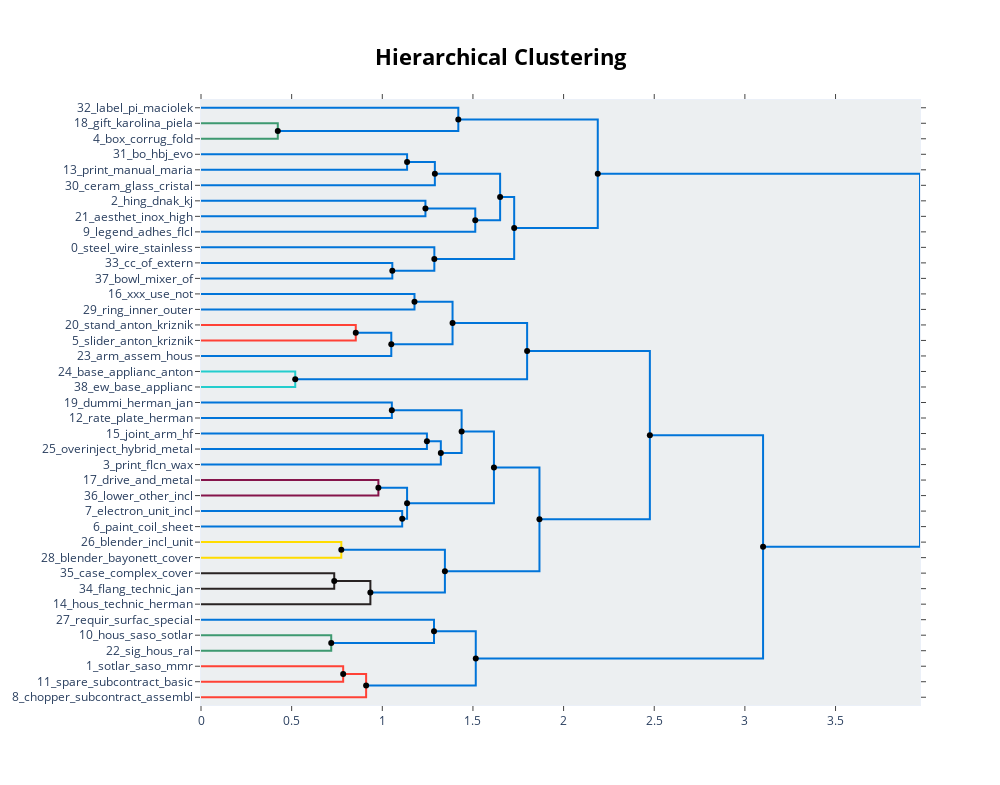

Here is the notebook cell this chart was saved with:
### Code cell
topic_model.visualize_hierarchy(hierarchical_topics=hierarchical_topics)

### Figure 1 — Plotly figure (JSON) as saved in the notebook; plotly's stock layout.template omitted (floating-point values rounded to 4 significant figures)
{"data": [{"hoverinfo": "text", "marker": {"color": "rgb(61,153,112)"}, "mode": "lines", "text": ["gift_karolina_piela_corrug_fold", "", "", "box_corrug_fold_board_fcpr"], "type": "scatter", "x": [0, 0.4236, 0.4236, 0], "xaxis": "x", "y": [-15, -15, -25, -25], "yaxis": "y"}, {"hoverinfo": "text", "marker": {"color": "rgb(0,116,217)"}, "mode": "lines", "text": ["label_pi_maciolek_lukasz_mfw", "", "", "box_corrug_fold_board_fcpr"], "type": "scatter", "x": [0, 1.419, 1.419, 0.4236], "xaxis": "x", "y": [-5, -5, -20, -20], "yaxis": "y"}, {"hoverinfo": "text", "marker": {"color": "rgb(0,116,217)"}, "mode": "lines", "text": ["bo_hbj_evo_fcgi_sg", "", "", "print_manual_maria_anna_hcj"], "type": "scatter", "x": [0, 1.137, 1.137, 0], "xaxis": "x", "y": [-35, -35, -45, -45], "yaxis": "y"}, {"hoverinfo": "text", "marker": {"color": "rgb(0,116,217)"}, "mode": "lines", "text": ["iu_print_manual_user_procur", "", "", "print_flcn_wax_klosn_wm"], "type": "scatter", "x": [1.137, 1.29, 1.29, 0], "xaxis": "x", "y": [-40, -40, -55, -55], "yaxis": "y"}, {"hoverinfo": "text", "marker": {"color": "rgb(0,116,217)"}, "mode": "lines", "text": ["ceram_glass_cristal_undefin_spare", "", "", "print_flcn_wax_klosn_wm"], "type": "scatter", "x": [0, 1.238, 1.238, 0], "xaxis": "x", "y": [-65, -65, -75, -75], "yaxis": "y"}, {"hoverinfo": "text", "marker": {"color": "rgb(0,116,217)"}, "mode": "lines", "text": ["cc_of_extern_are_procur", "", "", "bowl_mixer_of_plastic_cube"], "type": "scatter", "x": [1.238, 1.513, 1.513, 0], "xaxis": "x", "y": [-70, -70, -85, -85], "yaxis": "y"}, {"hoverinfo": "text", "marker": {"color": "rgb(0,116,217)"}, "mode": "lines", "text": ["steel_wire_stainless_made_good", "", "", "of_bowl_cc_herman_jan"], "type": "scatter", "x": [1.29, 1.65, 1.65, 1.513], "xaxis": "x", "y": [-47.5, -47.5, -77.5, -77.5], "yaxis": "y"}, {"hoverinfo": "text", "marker": {"color": "rgb(0,116,217)"}, "mode": "lines", "text": ["aesthet_inox_high_relat_tool", "", "", "hing_dnak_kj_top_qinchao"], "type": "scatter", "x": [0, 1.055, 1.055, 0], "xaxis": "x", "y": [-105, -105, -115, -115], "yaxis": "y"}, {"hoverinfo": "text", "marker": {"color": "rgb(0,116,217)"}, "mode": "lines", "text": ["aesthet_inox_high_relat_tool", "", "", "legend_adhes_flcl_me_flw"], "type": "scatter", "x": [0, 1.287, 1.287, 1.055], "xaxis": "x", "y": [-95, -95, -110, -110], "yaxis": "y"}, {"hoverinfo": "text", "marker": {"color": "rgb(0,116,217)"}, "mode": "lines", "text": ["aesthet_inox_high_relat_tool", "", "", "legend_adhes_flcl_me_flw"], "type": "scatter", "x": [1.65, 1.727, 1.727, 1.287], "xaxis": "x", "y": [-62.5, -62.5, -102.5, -102.5], "yaxis": "y"}, {"hoverinfo": "text", "marker": {"color": "rgb(0,116,217)"}, "mode": "lines", "text": ["aesthet_inox_high_relat_tool", "", "", "legend_adhes_flcl_me_flw"], "type": "scatter", "x": [1.419, 2.189, 2.189, 1.727], "xaxis": "x", "y": [-12.5, -12.5, -82.5, -82.5], "yaxis": "y"}, {"hoverinfo": "text", "marker": {"color": "rgb(0,116,217)"}, "mode": "lines", "text": ["fcpr_box_corrug_fold_board", "", "", "legend_adhes_flcl_me_flw"], "type": "scatter", "x": [0, 1.178, 1.178, 0], "xaxis": "x", "y": [-125, -125, -135, -135], "yaxis": "y"}, {"hoverinfo": "text", "marker": {"color": "rgb(255,65,54)"}, "mode": "lines", "text": ["lower_other_incl_unit_arm", "", "", "electron_unit_incl_em_other"], "type": "scatter", "x": [0, 0.8537, 0.8537, 0], "xaxis": "x", "y": [-145, -145, -155, -155], "yaxis": "y"}, {"hoverinfo": "text", "marker": {"color": "rgb(0,116,217)"}, "mode": "lines", "text": ["paint_coil_sheet_coat_side", "", "", "electron_unit_incl_em_other"], "type": "scatter", "x": [0.8537, 1.05, 1.05, 0], "xaxis": "x", "y": [-150, -150, -165, -165], "yaxis": "y"}, {"hoverinfo": "text", "marker": {"color": "rgb(0,116,217)"}, "mode": "lines", "text": ["joint_arm_hf_ac_iii", "", "", "arm_assem_hous_lower_upper"], "type": "scatter", "x": [1.178, 1.387, 1.387, 1.05], "xaxis": "x", "y": [-130, -130, -157.5, -157.5], "yaxis": "y"}, {"hoverinfo": "text", "marker": {"color": "rgb(35,205,205)"}, "mode": "lines", "text": ["joint_arm_hf_ac_iii", "", "", "arm_assem_hous_lower_upper"], "type": "scatter", "x": [0, 0.5198, 0.5198, 0], "xaxis": "x", "y": [-175, -175, -185, -185], "yaxis": "y"}, {"hoverinfo": "text", "marker": {"color": "rgb(0,116,217)"}, "mode": "lines", "text": ["overinject_hybrid_metal_complex_alu", "", "", "drive_and_metal_cover_unit"], "type": "scatter", "x": [1.387, 1.799, 1.799, 0.5198], "xaxis": "x", "y": [-143.8, -143.8, -180, -180], "yaxis": "y"}, {"hoverinfo": "text", "marker": {"color": "rgb(0,116,217)"}, "mode": "lines", "text": ["blender_incl_unit_cpl_assembl", "", "", "blender_bayonett_cover_ii_herman"], "type": "scatter", "x": [0, 1.053, 1.053, 0], "xaxis": "x", "y": [-195, -195, -205, -205], "yaxis": "y"}, {"hoverinfo": "text", "marker": {"color": "rgb(0,116,217)"}, "mode": "lines", "text": ["flang_technic_jan_herman_complex", "", "", "case_complex_cover_technic_jan"], "type": "scatter", "x": [0, 1.246, 1.246, 0], "xaxis": "x", "y": [-215, -215, -225, -225], "yaxis": "y"}, {"hoverinfo": "text", "marker": {"color": "rgb(0,116,217)"}, "mode": "lines", "text": ["hous_technic_herman_jan_vzf", "", "", "case_technic_complex_cover_jan"], "type": "scatter", "x": [1.246, 1.323, 1.323, 0], "xaxis": "x", "y": [-220, -220, -235, -235], "yaxis": "y"}, {"hoverinfo": "text", "marker": {"color": "rgb(0,116,217)"}, "mode": "lines", "text": ["blender_cover_ii_incl_unit", "", "", "technic_jan_herman_case_gener"], "type": "scatter", "x": [1.053, 1.438, 1.438, 1.323], "xaxis": "x", "y": [-200, -200, -227.5, -227.5], "yaxis": "y"}, {"hoverinfo": "text", "marker": {"color": "rgb(133,20,75)"}, "mode": "lines", "text": ["blender_cover_ii_incl_unit", "", "", "rate_plate_herman_jan_dummi"], "type": "scatter", "x": [0, 0.9785, 0.9785, 0], "xaxis": "x", "y": [-245, -245, -255, -255], "yaxis": "y"}, {"hoverinfo": "text", "marker": {"color": "rgb(0,116,217)"}, "mode": "lines", "text": ["blender_cover_ii_incl_unit", "", "", "rate_plate_herman_jan_dummi"], "type": "scatter", "x": [0, 1.11, 1.11, 0], "xaxis": "x", "y": [-265, -265, -275, -275], "yaxis": "y"}, {"hoverinfo": "text", "marker": {"color": "rgb(0,116,217)"}, "mode": "lines", "text": ["blender_cover_ii_incl_unit", "", "", "rate_plate_herman_jan_dummi"], "type": "scatter", "x": [0.9785, 1.137, 1.137, 1.11], "xaxis": "x", "y": [-250, -250, -270, -270], "yaxis": "y"}, {"hoverinfo": "text", "marker": {"color": "rgb(0,116,217)"}, "mode": "lines", "text": ["ew_base_applianc_kriznik_anton", "", "", "base_applianc_anton_kriznik_tw"], "type": "scatter", "x": [1.438, 1.616, 1.616, 1.137], "xaxis": "x", "y": [-213.8, -213.8, -260, -260], "yaxis": "y"}, {"hoverinfo": "text", "marker": {"color": "rgb(255,220,0)"}, "mode": "lines", "text": ["base_applianc_ew_anton_kriznik", "", "", "dummi_herman_jan_base_applianc"], "type": "scatter", "x": [0, 0.7739, 0.7739, 0], "xaxis": "x", "y": [-285, -285, -295, -295], "yaxis": "y"}, {"hoverinfo": "text", "marker": {"color": "rgb(40,35,35)"}, "mode": "lines", "text": ["stand_anton_kriznik_iv_dummi", "", "", "slider_anton_kriznik_gener_part"], "type": "scatter", "x": [0, 0.7349, 0.7349, 0], "xaxis": "x", "y": [-305, -305, -315, -315], "yaxis": "y"}, {"hoverinfo": "text", "marker": {"color": "rgb(40,35,35)"}, "mode": "lines", "text": ["ring_inner_outer_anton_kriznik", "", "", "anton_kriznik_slider_mum_part"], "type": "scatter", "x": [0.7349, 0.9343, 0.9343, 0], "xaxis": "x", "y": [-310, -310, -325, -325], "yaxis": "y"}, {"hoverinfo": "text", "marker": {"color": "rgb(0,116,217)"}, "mode": "lines", "text": ["ring_inner_outer_anton_kriznik", "", "", "xxx_use_not_do_anymor"], "type": "scatter", "x": [0.7739, 1.345, 1.345, 0.9343], "xaxis": "x", "y": [-290, -290, -317.5, -317.5], "yaxis": "y"}, {"hoverinfo": "text", "marker": {"color": "rgb(0,116,217)"}, "mode": "lines", "text": ["base_applianc_dummi_mum_ew", "", "", "xxx_use_not_do_anymor"], "type": "scatter", "x": [1.616, 1.867, 1.867, 1.345], "xaxis": "x", "y": [-236.9, -236.9, -303.8, -303.8], "yaxis": "y"}, {"hoverinfo": "text", "marker": {"color": "rgb(0,116,217)"}, "mode": "lines", "text": ["base_applianc_dummi_mum_ew", "", "", "xxx_use_not_do_anymor"], "type": "scatter", "x": [1.799, 2.476, 2.476, 1.867], "xaxis": "x", "y": [-161.9, -161.9, -270.3, -270.3], "yaxis": "y"}, {"hoverinfo": "text", "marker": {"color": "rgb(61,153,112)"}, "mode": "lines", "text": ["hous_saso_sotlar_mmr_bottom", "", "", "sig_hous_ral_saso_sotlar"], "type": "scatter", "x": [0, 0.7183, 0.7183, 0], "xaxis": "x", "y": [-345, -345, -355, -355], "yaxis": "y"}, {"hoverinfo": "text", "marker": {"color": "rgb(0,116,217)"}, "mode": "lines", "text": ["requir_surfac_special_with_gehaeusedeckel", "", "", "hous_sotlar_saso_ii_top"], "type": "scatter", "x": [0, 1.285, 1.285, 0.7183], "xaxis": "x", "y": [-335, -335, -350, -350], "yaxis": "y"}, {"hoverinfo": "text", "marker": {"color": "rgb(255,65,54)"}, "mode": "lines", "text": ["sotlar_saso_mmr_basic_app", "", "", "spare_subcontract_basic_applianc_sotlar"], "type": "scatter", "x": [0, 0.7842, 0.7842, 0], "xaxis": "x", "y": [-365, -365, -375, -375], "yaxis": "y"}, {"hoverinfo": "text", "marker": {"color": "rgb(255,65,54)"}, "mode": "lines", "text": ["basic_sotlar_saso_mmr_applianc", "", "", "chopper_subcontract_assembl_saso_sotlar"], "type": "scatter", "x": [0.7842, 0.9108, 0.9108, 0], "xaxis": "x", "y": [-370, -370, -385, -385], "yaxis": "y"}, {"hoverinfo": "text", "marker": {"color": "rgb(0,116,217)"}, "mode": "lines", "text": ["basic_sotlar_saso_mmr_applianc", "", "", "chopper_subcontract_assembl_saso_sotlar"], "type": "scatter", "x": [1.285, 1.516, 1.516, 0.9108], "xaxis": "x", "y": [-342.5, -342.5, -377.5, -377.5], "yaxis": "y"}, {"hoverinfo": "text", "marker": {"color": "rgb(0,116,217)"}, "mode": "lines", "text": ["basic_sotlar_saso_mmr_applianc", "", "", "chopper_subcontract_assembl_saso_sotlar"], "type": "scatter", "x": [2.476, 3.1, 3.1, 1.516], "xaxis": "x", "y": [-216.1, -216.1, -360, -360], "yaxis": "y"}, {"hoverinfo": "text", "marker": {"color": "rgb(0,116,217)"}, "mode": "lines", "text": ["basic_sotlar_saso_mmr_applianc", "", "", "chopper_subcontract_assembl_saso_sotlar"], "type": "scatter", "x": [2.189, 3.966, 3.966, 3.1], "xaxis": "x", "y": [-47.5, -47.5, -288.0, -288.0], "yaxis": "y"}, {"hoverinfo": "text", "hovertext": ["iu_print_manual_user_procur", "cc_of_extern_are_procur", "steel_wire_stainless_made_good", "aesthet_inox_high_relat_tool", "aesthet_inox_high_relat_tool", "paint_coil_sheet_coat_side", "joint_arm_hf_ac_iii", "overinject_hybrid_metal_complex_alu", "hous_technic_herman_jan_vzf", "blender_cover_ii_incl_unit", "blender_cover_ii_incl_unit", "ew_base_applianc_kriznik_anton", "ring_inner_outer_anton_kriznik", "ring_inner_outer_anton_kriznik", "base_applianc_dummi_mum_ew", "base_applianc_dummi_mum_ew", "basic_sotlar_saso_mmr_applianc", "basic_sotlar_saso_mmr_applianc", "basic_sotlar_saso_mmr_applianc", "basic_sotlar_saso_mmr_applianc"], "marker": {"color": "black"}, "mode": "markers", "showlegend": false, "type": "scatter", "x": [1.137, 1.238, 1.29, 1.65, 1.419, 0.8537, 1.178, 1.387, 1.246, 1.053, 0.9785, 1.438, 0.7349, 0.7739, 1.616, 1.799, 0.7842, 1.285, 2.476, 2.189], "y": [-40, -70, -47.5, -62.5, -12.5, -150, -130, -143.8, -220, -200, -250, -213.8, -310, -290, -236.9, -161.9, -370, -342.5, -216.1, -47.5]}, {"hoverinfo": "text", "hovertext": ["box_corrug_fold_board_fcpr", "of_bowl_cc_herman_jan", "legend_adhes_flcl_me_flw", "legend_adhes_flcl_me_flw", "legend_adhes_flcl_me_flw", "arm_assem_hous_lower_upper", "drive_and_metal_cover_unit", "technic_jan_herman_case_gener", "rate_plate_herman_jan_dummi", "base_applianc_anton_kriznik_tw", "xxx_use_not_do_anymor", "xxx_use_not_do_anymor", "xxx_use_not_do_anymor", "hous_sotlar_saso_ii_top", "chopper_subcontract_assembl_saso_sotlar", "chopper_subcontract_assembl_saso_sotlar", "chopper_subcontract_assembl_saso_sotlar"], "marker": {"color": "black"}, "mode": "markers", "showlegend": false, "type": "scatter", "x": [0.4236, 1.513, 1.055, 1.287, 1.727, 1.05, 0.5198, 1.323, 1.11, 1.137, 0.9343, 1.345, 1.867, 0.7183, 0.9108, 1.516, 3.1], "y": [-20, -77.5, -110, -102.5, -82.5, -157.5, -180, -227.5, -270, -260, -317.5, -303.8, -270.3, -350, -377.5, -360, -288.0]}], "layout": {"autosize": false, "height": 785, "hoverlabel": {"bgcolor": "white", "font": {"family": "Rockwell", "size": 16}}, "hovermode": "closest", "plot_bgcolor": "#ECEFF1", "showlegend": false, "title": {"font": {"color": "Black", "size": 22}, "text": "<b>Hierarchical Clustering</b>", "x": 0.5, "xanchor": "center", "yanchor": "top"}, "width": 1000, "xaxis": {"mirror": "allticks", "rangemode": "tozero", "showgrid": false, "showline": true, "showticklabels": true, "ticks": "outside", "type": "linear", "zeroline": false}, "yaxis": {"mirror": "allticks", "range": [-390, 0], "rangemode": "tozero", "showgrid": false, "showline": true, "showticklabels": true, "tickmode": "array", "ticks": "outside", "ticktext": ["32_label_pi_maciolek", "18_gift_karolina_piela", "4_box_corrug_fold", "31_bo_hbj_evo", "13_print_manual_maria", "30_ceram_glass_cristal", "2_hing_dnak_kj", "21_aesthet_inox_high", "9_legend_adhes_flcl", "0_steel_wire_stainless", "33_cc_of_extern", "37_bowl_mixer_of", "16_xxx_use_not", "29_ring_inner_outer", "20_stand_anton_kriznik", "5_slider_anton_kriznik", "23_arm_assem_hous", "24_base_applianc_anton", "38_ew_base_applianc", "19_dummi_herman_jan", "12_rate_plate_herman", "15_joint_arm_hf", "25_overinject_hybrid_metal", "3_print_flcn_wax", "17_drive_and_metal", "36_lower_other_incl", "7_electron_unit_incl", "6_paint_coil_sheet", "26_blender_incl_unit", "28_blender_bayonett_cover", "35_case_complex_cover", "34_flang_technic_jan", "14_hous_technic_herman", "27_requir_surfac_special", "10_hous_saso_sotlar", "22_sig_hous_ral", "1_sotlar_saso_mmr", "11_spare_subcontract_basic", "8_chopper_subcontract_assembl"], "tickvals": [-5, -15, -25, -35, -45, -55, -65, -75, -85, -95, -105, -115, -125, -135, -145, -155, -165, -175, -185, -195, -205, -215, -225, -235, -245, -255, -265, -275, -285, -295, -305, -315, -325, -335, -345, -355, -365, -375, -385], "type": "linear", "zeroline": false}}}
